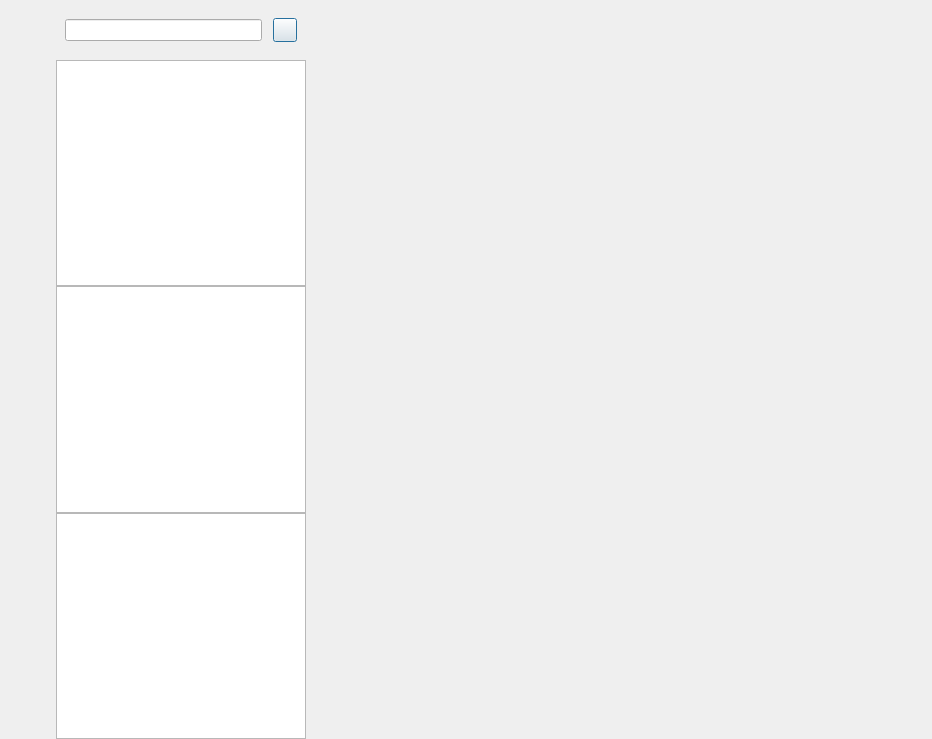
<?xml version="1.0" encoding="UTF-8"?>
<ui version="4.0">
 <class>ChatDialog</class>
 <widget class="QDialog" name="ChatDialog">
  <property name="geometry">
   <rect>
    <x>0</x>
    <y>0</y>
    <width>932</width>
    <height>739</height>
   </rect>
  </property>
  <property name="windowTitle">
   <string>Dialog</string>
  </property>
  <layout class="QHBoxLayout" name="horizontalLayout">
   <property name="spacing">
    <number>0</number>
   </property>
   <property name="leftMargin">
    <number>0</number>
   </property>
   <property name="topMargin">
    <number>0</number>
   </property>
   <property name="rightMargin">
    <number>0</number>
   </property>
   <property name="bottomMargin">
    <number>0</number>
   </property>
   <item>
    <widget class="QWidget" name="side_bar" native="true">
     <property name="sizePolicy">
      <sizepolicy hsizetype="Fixed" vsizetype="Preferred">
       <horstretch>0</horstretch>
       <verstretch>0</verstretch>
      </sizepolicy>
     </property>
     <property name="minimumSize">
      <size>
       <width>56</width>
       <height>0</height>
      </size>
     </property>
     <property name="maximumSize">
      <size>
       <width>56</width>
       <height>16777215</height>
      </size>
     </property>
     <layout class="QVBoxLayout" name="verticalLayout">
      <property name="spacing">
       <number>7</number>
      </property>
      <property name="leftMargin">
       <number>10</number>
      </property>
      <property name="topMargin">
       <number>30</number>
      </property>
      <property name="rightMargin">
       <number>0</number>
      </property>
      <property name="bottomMargin">
       <number>0</number>
      </property>
      <item>
       <widget class="QWidget" name="widget" native="true">
        <layout class="QVBoxLayout" name="verticalLayout_3">
         <property name="spacing">
          <number>30</number>
         </property>
         <property name="leftMargin">
          <number>0</number>
         </property>
         <property name="topMargin">
          <number>0</number>
         </property>
         <property name="rightMargin">
          <number>0</number>
         </property>
         <property name="bottomMargin">
          <number>0</number>
         </property>
         <item>
          <widget class="QLabel" name="side_chat_lb">
           <property name="minimumSize">
            <size>
             <width>30</width>
             <height>30</height>
            </size>
           </property>
           <property name="maximumSize">
            <size>
             <width>30</width>
             <height>30</height>
            </size>
           </property>
           <property name="text">
            <string/>
           </property>
          </widget>
         </item>
         <item>
          <widget class="QLabel" name="side_contact_lb">
           <property name="minimumSize">
            <size>
             <width>30</width>
             <height>30</height>
            </size>
           </property>
           <property name="maximumSize">
            <size>
             <width>30</width>
             <height>30</height>
            </size>
           </property>
           <property name="text">
            <string/>
           </property>
          </widget>
         </item>
         <item>
          <widget class="QLabel" name="side_head_lb">
           <property name="minimumSize">
            <size>
             <width>30</width>
             <height>30</height>
            </size>
           </property>
           <property name="maximumSize">
            <size>
             <width>30</width>
             <height>30</height>
            </size>
           </property>
           <property name="text">
            <string/>
           </property>
          </widget>
         </item>
        </layout>
       </widget>
      </item>
      <item>
       <spacer name="verticalSpacer">
        <property name="orientation">
         <enum>Qt::Vertical</enum>
        </property>
        <property name="sizeHint" stdset="0">
         <size>
          <width>20</width>
          <height>40</height>
         </size>
        </property>
       </spacer>
      </item>
     </layout>
    </widget>
   </item>
   <item>
    <widget class="QWidget" name="chat_user_wid" native="true">
     <property name="maximumSize">
      <size>
       <width>250</width>
       <height>16777215</height>
      </size>
     </property>
     <layout class="QVBoxLayout" name="verticalLayout_2">
      <property name="spacing">
       <number>0</number>
      </property>
      <property name="leftMargin">
       <number>0</number>
      </property>
      <property name="topMargin">
       <number>0</number>
      </property>
      <property name="rightMargin">
       <number>0</number>
      </property>
      <property name="bottomMargin">
       <number>0</number>
      </property>
      <item>
       <widget class="QWidget" name="search_wid" native="true">
        <property name="minimumSize">
         <size>
          <width>0</width>
          <height>60</height>
         </size>
        </property>
        <property name="maximumSize">
         <size>
          <width>16777215</width>
          <height>60</height>
         </size>
        </property>
        <layout class="QHBoxLayout" name="horizontalLayout_2">
         <item>
          <widget class="CustomizeEdit" name="search_edit"/>
         </item>
         <item>
          <spacer name="horizontalSpacer">
           <property name="orientation">
            <enum>Qt::Horizontal</enum>
           </property>
           <property name="sizeType">
            <enum>QSizePolicy::Fixed</enum>
           </property>
           <property name="sizeHint" stdset="0">
            <size>
             <width>5</width>
             <height>20</height>
            </size>
           </property>
          </spacer>
         </item>
         <item>
          <widget class="ClickedBtn" name="add_btn">
           <property name="minimumSize">
            <size>
             <width>24</width>
             <height>24</height>
            </size>
           </property>
           <property name="maximumSize">
            <size>
             <width>24</width>
             <height>24</height>
            </size>
           </property>
           <property name="text">
            <string/>
           </property>
          </widget>
         </item>
        </layout>
       </widget>
      </item>
      <item>
       <widget class="ChatUserList" name="chat_user_list"/>
      </item>
      <item>
       <widget class="QListWidget" name="search_list"/>
      </item>
      <item>
       <widget class="ChatUserList" name="con_user_list"/>
      </item>
     </layout>
    </widget>
   </item>
   <item>
    <widget class="QStackedWidget" name="stackedWidget">
     <widget class="ChatPage" name="chat_page"/>
     <widget class="QWidget" name="friend_apply_page"/>
    </widget>
   </item>
  </layout>
 </widget>
 <customwidgets>
  <customwidget>
   <class>ClickedBtn</class>
   <extends>QPushButton</extends>
   <header location="global">clickedbtn.h</header>
  </customwidget>
  <customwidget>
   <class>CustomizeEdit</class>
   <extends>QLineEdit</extends>
   <header location="global">customizeedit.h</header>
  </customwidget>
  <customwidget>
   <class>ChatUserList</class>
   <extends>QListWidget</extends>
   <header location="global">chatuserlist.h</header>
  </customwidget>
  <customwidget>
   <class>ChatPage</class>
   <extends>QWidget</extends>
   <header>chatpage.h</header>
   <container>1</container>
  </customwidget>
 </customwidgets>
 <resources/>
 <connections/>
</ui>
